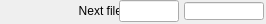
   <widget class="caFrame" name="caFrame_4">
    <property name="geometry">
     <rect>
      <x>52</x>
      <y>146</y>
      <width>266</width>
      <height>24</height>
     </rect>
    </property>
    <widget class="caLabel" name="caLabel_4">
     <property name="geometry">
      <rect>
       <x>0</x>
       <y>1</y>
       <width>132</width>
       <height>20</height>
      </rect>
     </property>
     <property name="frameShape">
      <enum>QFrame::NoFrame</enum>
     </property>
     <property name="text">
      <string>Next file #</string>
     </property>
     <property name="alignment">
      <set>Qt::AlignAbsolute|Qt::AlignRight|Qt::AlignTrailing|Qt::AlignVCenter</set>
     </property>
     <property name="fontScaleMode">
      <enum>ESimpleLabel::WidthAndHeight</enum>
     </property>
     <property name="foreground">
      <color>
       <red>0</red>
       <green>0</green>
       <blue>0</blue>
      </color>
     </property>
     <property name="background">
      <color alpha="0">
       <red>0</red>
       <green>0</green>
       <blue>0</blue>
      </color>
     </property>
    </widget>
    <widget class="caTextEntry" name="caTextEntry_1">
     <property name="geometry">
      <rect>
       <x>119</x>
       <y>0</y>
       <width>60</width>
       <height>22</height>
      </rect>
     </property>
     <property name="channel" stdset="0">
      <string>$(P)$(R)FileNumber</string>
     </property>
     <property name="foreground">
      <color>
       <red>0</red>
       <green>0</green>
       <blue>0</blue>
      </color>
     </property>
     <property name="background">
      <color>
       <red>115</red>
       <green>223</green>
       <blue>255</blue>
      </color>
     </property>
     <property name="colorMode">
      <enum>caLineEdit::Static</enum>
     </property>
     <property name="precisionMode">
      <enum>caLineEdit::Channel</enum>
     </property>
     <property name="limitsMode">
      <enum>caLineEdit::Channel</enum>
     </property>
     <property name="maxValue">
      <double>1.000000000000000</double>
     </property>
     <property name="minValue">
      <double>0.000000000000000</double>
     </property>
     <property name="fontScaleMode">
      <enum>caLineEdit::WidthAndHeight</enum>
     </property>
     <property name="formatType">
      <enum>caLineEdit::decimal</enum>
     </property>
    </widget>
    <widget class="caLineEdit" name="caLineEdit_3">
     <property name="geometry">
      <rect>
       <x>184</x>
       <y>2</y>
       <width>80</width>
       <height>18</height>
      </rect>
     </property>
     <property name="alignment">
      <set>Qt::AlignAbsolute|Qt::AlignLeading|Qt::AlignLeft|Qt::AlignVCenter</set>
     </property>
     <property name="channel" stdset="0">
      <string>$(P)$(R)FileNumber_RBV</string>
     </property>
     <property name="foreground">
      <color>
       <red>10</red>
       <green>0</green>
       <blue>184</blue>
      </color>
     </property>
     <property name="background">
      <color>
       <red>187</red>
       <green>187</green>
       <blue>187</blue>
      </color>
     </property>
     <property name="colorMode">
      <enum>caLineEdit::Static</enum>
     </property>
     <property name="precisionMode">
      <enum>caLineEdit::Channel</enum>
     </property>
     <property name="limitsMode">
      <enum>caLineEdit::Channel</enum>
     </property>
     <property name="maxValue">
      <double>1.000000000000000</double>
     </property>
     <property name="minValue">
      <double>0.000000000000000</double>
     </property>
     <property name="fontScaleMode">
      <enum>caLineEdit::WidthAndHeight</enum>
     </property>
     <property name="formatType">
      <enum>caLineEdit::decimal</enum>
     </property>
    </widget>
   </widget>
